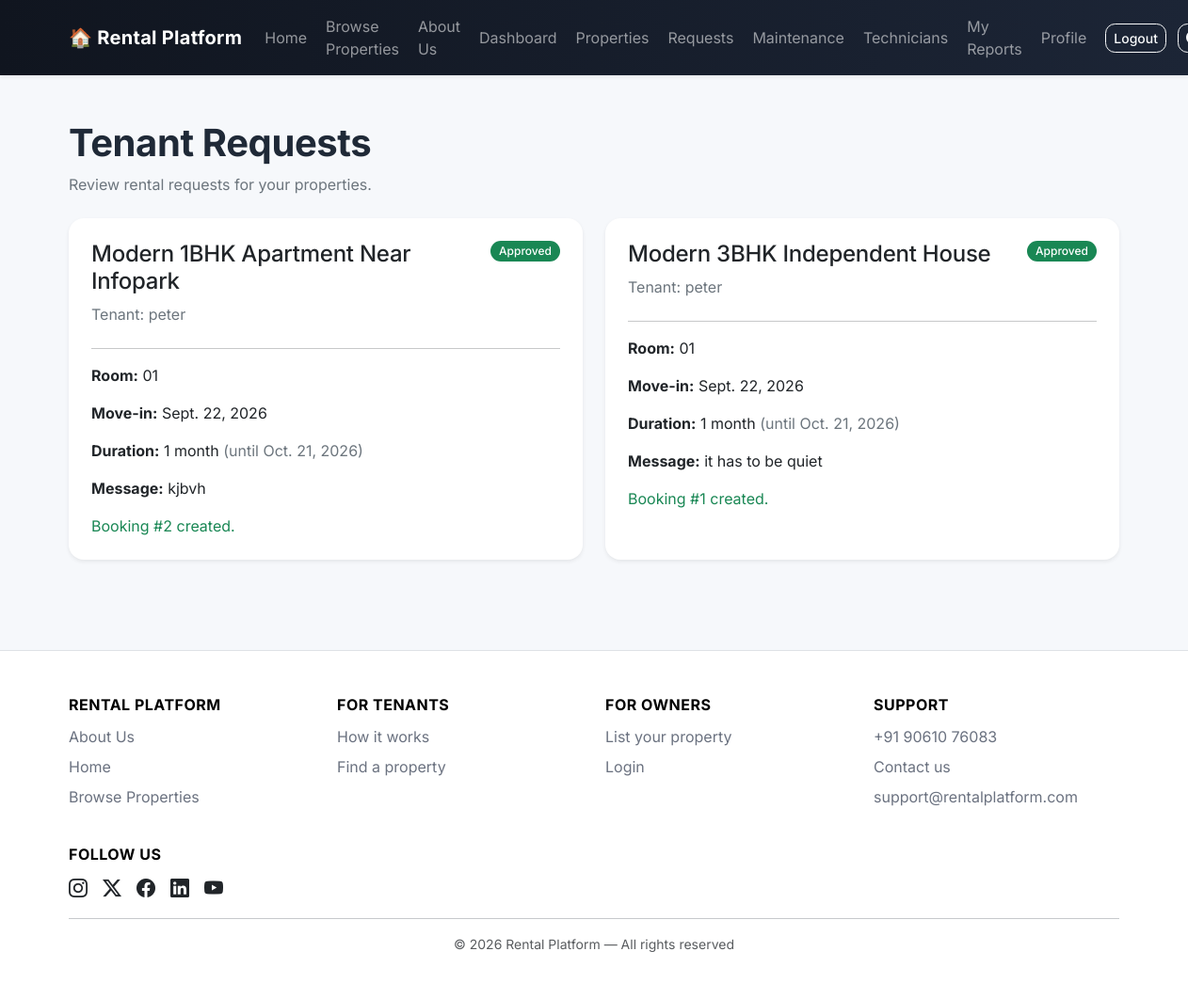
Page /bookings/owner/requests/ (signed in) on the committed database.
### bookings/models.py (models this page shows, shortened)
class RentalRequest(models.Model):
    class Status(models.TextChoices):
        PENDING = "PENDING", "Pending"
        APPROVED = "APPROVED", "Approved"
        REJECTED = "REJECTED", "Rejected"
        CANCELLED = "CANCELLED", "Cancelled"
    tenant = models.ForeignKey(settings.AUTH_USER_MODEL, on_delete=models.CASCADE, related_name="rental_requests")
    property = models.ForeignKey(Property, on_delete=models.CASCADE, related_name="rental_requests")
    room = models.ForeignKey(Room, on_delete=models.SET_NULL, null=True, blank=True, related_name="rental_requests")
    move_in_date = models.DateField()
    duration_months = models.PositiveSmallIntegerField(
        "Rental duration (months)",
        default=MIN_RENTAL_MONTHS,
        validators=[MinValueValidator(MIN_RENTAL_MONTHS), MaxValueValidator(MAX_RENTAL_MONTHS)],
    )
    message = models.TextField(blank=True)
    status = models.CharField(max_length=12, choices=Status.choices, default=Status.PENDING, db_index=True)
    owner_note = models.TextField(blank=True)
    created_at = models.DateTimeField(auto_now_add=True)
    updated_at = models.DateTimeField(auto_now=True)
    class Meta:
        ordering = ["-created_at"]
    def end_date(self):
        return lease_end_date(self.move_in_date, self.duration_months)
    def duration_display(self):
        return format_duration(self.duration_months)

class Booking(models.Model):
    class Status(models.TextChoices):
        CONFIRMED = "CONFIRMED", "Confirmed"
        CANCELLED = "CANCELLED", "Cancelled"
        COMPLETED = "COMPLETED", "Completed"
    rental_request = models.OneToOneField(RentalRequest, on_delete=models.PROTECT, related_name="booking")
    tenant = models.ForeignKey(settings.AUTH_USER_MODEL, on_delete=models.CASCADE, related_name="bookings")
    property = models.ForeignKey(Property, on_delete=models.PROTECT, related_name="bookings")
    room = models.ForeignKey(Room, on_delete=models.PROTECT, null=True, blank=True, related_name="bookings")
    start_date = models.DateField()
    duration_months = models.PositiveSmallIntegerField(
        "Rental duration (months)",
        default=MIN_RENTAL_MONTHS,
        validators=[MinValueValidator(MIN_RENTAL_MONTHS), MaxValueValidator(MAX_RENTAL_MONTHS)],
    )
    status = models.CharField(max_length=12, choices=Status.choices, default=Status.CONFIRMED, db_index=True)
    created_at = models.DateTimeField(auto_now_add=True)
    updated_at = models.DateTimeField(auto_now=True)
    class Meta:
        ordering = ["-created_at"]

### properties/models.py (models this page shows, shortened)
class Property(models.Model):
    class PropertyType(models.TextChoices):
        APARTMENT = "APARTMENT", "Apartment"
        HOUSE = "HOUSE", "House"
        VILLA = "VILLA", "Villa"
        STUDIO = "STUDIO", "Studio"
        PG = "PG", "PG / Shared Accommodation"
        OFFICE = "OFFICE", "Office"
        OTHER = "OTHER", "Other"
    owner = models.ForeignKey(
        settings.AUTH_USER_MODEL,
        on_delete=models.CASCADE,
        related_name="properties",
    )
    title = models.CharField(max_length=200)
    description = models.TextField()
    property_type = models.CharField(max_length=20, choices=PropertyType.choices)
    location = models.CharField(max_length=150, db_index=True)
    address = models.TextField()
    latitude = models.DecimalField(
        max_digits=9,
        decimal_places=6,
        null=True,
        blank=True,
        validators=[MinValueValidator(-90), MaxValueValidator(90)],
    )
    longitude = models.DecimalField(
        max_digits=9,
        decimal_places=6,
        null=True,
        blank=True,
        validators=[MinValueValidator(-180), MaxValueValidator(180)],
    )
    number_of_rooms = models.PositiveIntegerField(default=1)
    rent = models.DecimalField(max_digits=12, decimal_places=2, validators=[MinValueValidator(0)])
    available = models.BooleanField(default=True, db_index=True)
    amenities = models.ManyToManyField(Amenity, blank=True, related_name="properties")
    created_at = models.DateTimeField(auto_now_add=True)
    updated_at = models.DateTimeField(auto_now=True)
    class Meta:
        ordering = ["-created_at"]

class Room(models.Model):
    class RoomType(models.TextChoices):
        SINGLE = "SINGLE", "Single"
        DOUBLE = "DOUBLE", "Double"
        SHARED = "SHARED", "Shared"
        MASTER = "MASTER", "Master"
        OTHER = "OTHER", "Other"
    property = models.ForeignKey(Property, on_delete=models.CASCADE, related_name="rooms")
    room_number = models.CharField(max_length=50)
    room_type = models.CharField(max_length=20, choices=RoomType.choices, default=RoomType.SINGLE)
    rent = models.DecimalField(max_digits=12, decimal_places=2, validators=[MinValueValidator(0)])
    available = models.BooleanField(default=True)
    description = models.TextField(blank=True)
    class Meta:
        ordering = ["room_number"]
        constraints = [
            models.UniqueConstraint(fields=["property", "room_number"], name="unique_room_number_per_property")
        ]

### accounts/models.py (models this page shows, shortened)
class User(AbstractUser):
    class Role(models.TextChoices):
        ADMIN = "ADMIN", "Admin"
        OWNER = "OWNER", "Property Owner"
        TENANT = "TENANT", "Tenant"
        TECHNICIAN = "TECHNICIAN", "Technician"
    email = models.EmailField(unique=True)
    phone = models.CharField(max_length=15, blank=True)
    profile_image = models.ImageField(upload_to="profiles/", blank=True, null=True)
    role = models.CharField(max_length=10, choices=Role.choices, default=Role.TENANT)

### bookings/views.py (the view)
# urls.py: path("owner/requests/", views.owner_requests, name="owner_requests"),
@login_required
def owner_requests(request):
    blocked = owner_required(request)
    if blocked:
        return blocked
    requests = RentalRequest.objects.filter(property__owner=request.user).select_related("tenant", "property", "room")
    return render(request, "bookings/owner_requests.html", {"requests": requests})

### bookings/utils.py (called while the page is built)
def add_months(start, months):
    month_index = start.month - 1 + months
    year = start.year + month_index // 12
    month = month_index % 12 + 1
    day = min(start.day, calendar.monthrange(year, month)[1])
    return start.replace(year=year, month=month, day=day)

def lease_end_date(start, months):
    if start is None or not months:
        return None
    return add_months(start, months) - timedelta(days=1)

def format_duration(months):
    if not months:
        return ""
    years, rem = divmod(months, 12)
    parts = []
    if years:
        parts.append(f"{years} year{'s' if years != 1 else ''}")
    if rem:
        parts.append(f"{rem} month{'s' if rem != 1 else ''}")
    return " ".join(parts)

### bookings/views.py (called while the page is built)
def owner_required(request):
    if not request.user.is_authenticated:
        return redirect(f"{reverse('accounts:login')}?next={request.get_full_path()}")
    if request.user.role != "OWNER":
        messages.error(request, "Owner access is required.")
        return redirect("accounts:dashboard")
    return None

### templates/bookings/owner_requests.html (shortened to what this page needs)
{% extends "base.html" %}
{% block content %}<div class="container py-5"><h1 class="fw-bold">Tenant Requests</h1><p class="text-secondary mb-4">Review rental requests for your properties.</p><div class="row g-4">{% for item in requests %}<div class="col-lg-6"><div class="card border-0 shadow-sm h-100 p-4"><div class="d-flex justify-content-between gap-3"><div><h4>{{ item.property.title }}</h4><p class="text-secondary mb-2">Tenant: {{ item.tenant.get_full_name|default:item.tenant.username }}</p></div>{% if item.status == 'PENDING' %}<span class="badge text-bg-warning align-self-start">Pending</span>{% elif item.status == 'APPROVED' %}<span class="badge text-bg-success align-self-start">Approved</span>{% else %}<span class="badge text-bg-danger align-self-start">{{ item.get_status_display }}</span>{% endif %}</div><hr><p><strong>Room:</strong> {% if item.room %}{{ item.room.room_number }}{% else %}Entire property{% endif %}</p><p><strong>Move-in:</strong> {{ item.move_in_date }}</p><p><strong>Duration:</strong> {{ item.duration_display }} <span class="text-secondary">(until {{ item.end_date }})</span></p><p><strong>Message:</strong> {{ item.message|default:"No message provided." }}</p>{% if item.status == 'PENDING' %}<div class="d-flex gap-2"><form method="post" action="{% url 'bookings:approve_request' item.pk %}">{% csrf_token %}<button class="btn btn-success">Approve & Create Booking</button></form><form method="post" action="{% url 'bookings:reject_request' item.pk %}">{% csrf_token %}<button class="btn btn-outline-danger">Reject</button></form></div>{% elif item.status == 'APPROVED' %}<p class="text-success mb-0">Booking #{{ item.booking.pk }} created.</p>{% endif %}</div></div>{% empty %}<div class="col-12"><div class="card border-0 shadow-sm p-5 text-center text-secondary">No tenant requests yet.</div></div>{% endfor %}</div></div>{% endblock %}

### static/css/style.css (style rules this page uses)
:root { --brand-primary: #2f6feb; --brand-primary-dark: #244fb0; --brand-accent: #10b981; --brand-warning: #f59e0b; --brand-danger: #ef4444; --brand-bg: #f6f8fb; --brand-card-border: #e7ebf1; --brand-text: #1f2937; --brand-text-muted: #6b7280; --brand-surface: #ffffff; --brand-surface-alt: #eef2f8; --brand-hero-start: #eaf1ff; --brand-hero-middle: #f5faff; --brand-hero-end: #ffffff; --radius-lg: 1rem; --radius-md: 0.65rem; --shadow-soft: 0 4px 16px rgba(17, 24, 39, 0.06); --shadow-hover: 0 10px 24px rgba(17, 24, 39, 0.12); }
body { min-height: 100vh; background-color: var(--brand-bg); color: var(--brand-text); font-family: "Inter", -apple-system, BlinkMacSystemFont, "Segoe UI", Roboto, sans-serif; }
h1, h2, h3, h4, h5, h6 { font-family: "Inter", -apple-system, BlinkMacSystemFont, "Segoe UI", Roboto, sans-serif; letter-spacing: -0.01em; }
.card { border-radius: var(--radius-lg); border: 1px solid var(--brand-card-border); box-shadow: var(--shadow-soft); transition: box-shadow 0.15s ease, transform 0.15s ease; }
.badge { border-radius: 999px; font-weight: 500; padding: 0.4em 0.75em; }

### rows in the picture
RentalRequest: property "Modern 1BHK Apartment Near Infopark", tenant.get_full_name "peter", status "Approved", room.room_number "01", move_in_date "Sept. 22, 2026", duration_display "1 month", end_date "Oct. 21, 2026", message "kjbvh", booking.pk "2"
RentalRequest: property "Modern 3BHK Independent House", tenant.get_full_name "peter", status "Approved", room.room_number "01", move_in_date "Sept. 22, 2026", duration_display "1 month", end_date "Oct. 21, 2026", message "it has to be quiet", booking.pk "1"
